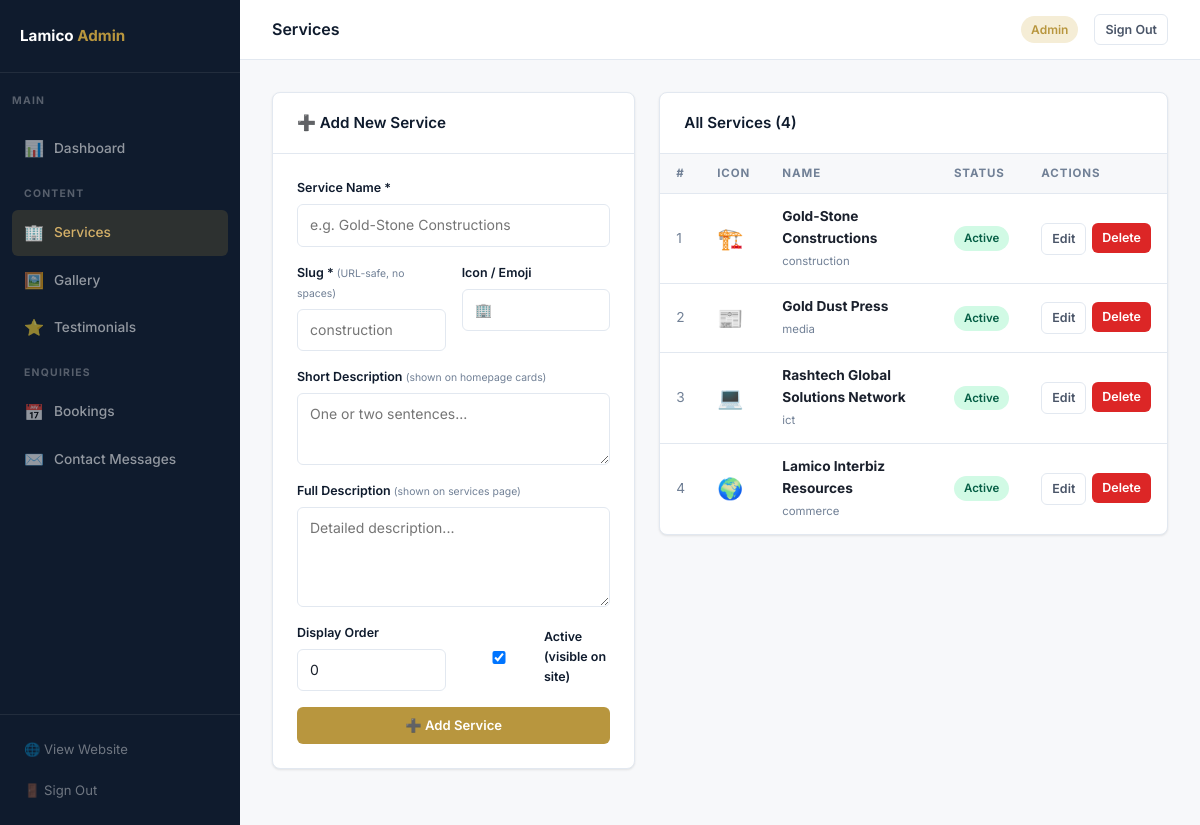
Page /admin/services.php (signed in) on the committed database.
### tables this page shows
CREATE TABLE IF NOT EXISTS `services` (
  `id`          INT AUTO_INCREMENT PRIMARY KEY,
  `name`        VARCHAR(255) NOT NULL,
  `slug`        VARCHAR(255) NOT NULL UNIQUE,
  `icon`        VARCHAR(10)  NOT NULL DEFAULT '🏢',
  `short_desc`  TEXT,
  `full_desc`   TEXT,
  `order_num`   INT DEFAULT 0,
  `active`      TINYINT(1) DEFAULT 1,
  `created_at`  TIMESTAMP DEFAULT CURRENT_TIMESTAMP
);

### admin/auth.php (called while the page is built, shortened)
<?php
function admin_url(string $path = ''): string {
    $proto = (!empty($_SERVER['HTTPS']) && $_SERVER['HTTPS'] !== 'off') ? 'https' : 'http';
    $host  = $_SERVER['HTTP_HOST'];
    $dir   = rtrim(str_replace('\\', '/', dirname(__DIR__)), '/');
    $doc   = rtrim(str_replace('\\', '/', $_SERVER['DOCUMENT_ROOT']), '/');
    $sub   = str_replace($doc, '', $dir);
    return $proto . '://' . $host . $sub . '/admin/' . ltrim($path, '/');
}

### admin/services.php (the view, shortened to what this page needs)
<?php
require_once 'auth.php';
require_once '../includes/db.php';
$services = $pdo->query('SELECT * FROM services ORDER BY order_num ASC')->fetchAll();
$editing = null;
require_once 'layout-top.php';
?>
<div style="display:grid;grid-template-columns:1fr 1.4fr;gap:24px;align-items:start;">
  <div class="card">
    <div class="card-header">
      <h2><?= $editing ? '✏️ Edit Service' : '➕ Add New Service' ?></h2>
    </div>
    <div class="card-body">
      <form method="POST">
        <div class="form-group">
          <label>Service Name *</label>
          <input type="text" name="name" value="<?= htmlspecialchars($editing['name'] ?? '') ?>" placeholder="e.g. Gold-Stone Constructions" required>
        </div>
        <div class="form-grid">
          <div class="form-group">
            <label>Slug * <small style="font-weight:400;color:var(--text-muted);">(URL-safe, no spaces)</small></label>
            <input type="text" name="slug" value="<?= htmlspecialchars($editing['slug'] ?? '') ?>" placeholder="construction">
          </div>
          <div class="form-group">
            <label>Icon / Emoji</label>
            <input type="text" name="icon" value="<?= htmlspecialchars($editing['icon'] ?? '🏢') ?>" placeholder="🏗️">
          </div>
        </div>
        <div class="form-group">
          <label>Short Description <small style="font-weight:400;color:var(--text-muted);">(shown on homepage cards)</small></label>
          <textarea name="short_desc" style="min-height:72px;" placeholder="One or two sentences..."><?= htmlspecialchars($editing['short_desc'] ?? '') ?></textarea>
        </div>
        <div class="form-group">
          <label>Full Description <small style="font-weight:400;color:var(--text-muted);">(shown on services page)</small></label>
          <textarea name="full_desc" placeholder="Detailed description..."><?= htmlspecialchars($editing['full_desc'] ?? '') ?></textarea>
        </div>
        <div class="form-grid">
          <div class="form-group">
            <label>Display Order</label>
            <input type="number" name="order_num" value="<?= intval($editing['order_num'] ?? 0) ?>" min="0">
          </div>
          <div class="form-group" style="justify-content:flex-end;padding-bottom:4px;">
            <label style="display:flex;align-items:center;gap:8px;cursor:pointer;margin-top:auto;">
              <input type="checkbox" name="active" <?= (!$editing || $editing['active']) ? 'checked' : '' ?>>
              Active (visible on site)
            </label>
          </div>
        </div>
        <button type="submit" class="btn btn-primary" style="width:100%;justify-content:center;">
          <?= $editing ? '💾 Save Changes' : '➕ Add Service' ?>
        </button>
      </form>
    </div>
  </div>
  <div class="card">
    <div class="card-header">
      <h2>All Services (<?= count($services) ?>)</h2>
    </div>
    <table class="admin-table">
      <thead>
        <tr><th>#</th><th>Icon</th><th>Name</th><th>Status</th><th>Actions</th></tr>
      </thead>
      <tbody>
        <?php if ($services): foreach ($services as $svc): ?>
        <tr>
          <td style="color:var(--text-muted);"><?= $svc['order_num'] ?></td>
          <td style="font-size:1.3rem;"><?= $svc['icon'] ?></td>
          <td>
            <strong><?= htmlspecialchars($svc['name']) ?></strong><br>
            <small style="color:var(--text-muted);"><?= htmlspecialchars($svc['slug']) ?></small>
          </td>
          <td><span class="badge <?= $svc['active'] ? 'badge-active' : 'badge-inactive' ?>"><?= $svc['active'] ? 'Active' : 'Hidden' ?></span></td>
          <td>
            <div style="display:flex;gap:6px;">
              <a href="<?= admin_url('services.php') ?>?edit=<?= $svc['id'] ?>" class="btn btn-outline btn-sm">Edit</a>
              <form method="POST" onsubmit="return confirm('Delete this service?')">
                <button type="submit" class="btn btn-danger btn-sm">Delete</button>
              </form>
            </div>
          </td>
        </tr>
        <?php endforeach; else: ?>
        <tr><td colspan="5" style="text-align:center;padding:32px;color:var(--text-muted);">No services yet.</td></tr>
        <?php endif; ?>
      </tbody>
    </table>
  </div>
</div>
<?php require_once 'layout-bottom.php'; ?>

### admin/admin.css (style rules this page uses)
:root { --gold: #B8963E; --gold-light: #D4B068; --gold-pale: #F5EDD6; --navy: #0F1B2D; --navy-mid: #1C3050; --slate: #4A5568; --mist: #F7F8FA; --white: #FFFFFF; --border: #E2E8F0; --text: #1A202C; --text-muted: #718096; --danger: #DC2626; --success: #16A34A; --sidebar-w: 240px; --ff: 'Inter', system-ui, sans-serif; --radius: 8px; --shadow: 0 1px 3px rgba(0,0,0,.06), 0 1px 2px rgba(0,0,0,.04); --shadow-md: 0 4px 16px rgba(0,0,0,.08); --transition: .2s ease; }
*, *::before, *::after { box-sizing: border-box; margin: 0; padding: 0; }
body { font-family: var(--ff); font-size: 14px; color: var(--text); background: var(--mist); line-height: 1.6; }
a { color: inherit; text-decoration: none; }
button { cursor: pointer; font: inherit; border: none; background: none; }
.card { background: var(--white); border: 1px solid var(--border); border-radius: var(--radius); box-shadow: var(--shadow); margin-bottom: 24px; overflow: hidden; }
.card-header { padding: 18px 24px; border-bottom: 1px solid var(--border); display: flex; align-items: center; justify-content: space-between; }
.card-header h2 { font-size: .95rem; font-weight: 600; color: var(--navy); }
.card-body { padding: 24px; }
.admin-table { width: 100%; border-collapse: collapse; }
.admin-table th { text-align: left; padding: 10px 16px; font-size: .72rem; font-weight: 700; text-transform: uppercase; letter-spacing: .08em; color: var(--text-muted); background: var(--mist); border-bottom: 1px solid var(--border); }
.admin-table td { padding: 12px 16px; border-bottom: 1px solid var(--border); font-size: .855rem; vertical-align: middle; }
.admin-table tr:last-child td { border-bottom: none; }
.badge { display: inline-flex; align-items: center; padding: 3px 10px; border-radius: 100px; font-size: .72rem; font-weight: 600; }
.badge-active { background: #D1FAE5; color: #065F46; }
.btn { display: inline-flex; align-items: center; gap: 6px; padding: 8px 16px; border-radius: 6px; font-size: .82rem; font-weight: 600; transition: var(--transition); }
.btn-primary { background: var(--gold); color: var(--white); }
.btn-danger { background: var(--danger); color: var(--white); }
.btn-outline { border: 1.5px solid var(--border); color: var(--slate); }
.btn-sm { padding: 5px 10px; font-size: .78rem; }
.form-grid { display: grid; grid-template-columns: 1fr 1fr; gap: 16px; }
.form-group { display: flex; flex-direction: column; gap: 6px; margin-bottom: 16px; }
.form-group label { font-size: .78rem; font-weight: 600; color: var(--navy); }
.form-group input, .form-group select, .form-group textarea { padding: 9px 12px; border: 1.5px solid var(--border); border-radius: 6px; font: inherit; color: var(--text); background: var(--white); transition: border-color var(--transition); outline: none; width: 100%; }
.form-group textarea { min-height: 100px; resize: vertical; }

### rows in the picture
services: order_num "1", icon "🏗️", name "Gold-Stone Constructions", slug "construction", active "Active"
services: order_num "2", icon "📰", name "Gold Dust Press", slug "media", active "Active"
services: order_num "3", icon "💻", name "Rashtech Global Solutions Network", slug "ict", active "Active"
services: order_num "4", icon "🌍", name "Lamico Interbiz Resources", slug "commerce", active "Active"

### other values in the picture
$admin_page ?: 'Admin' "Services"
count($services) "4"
